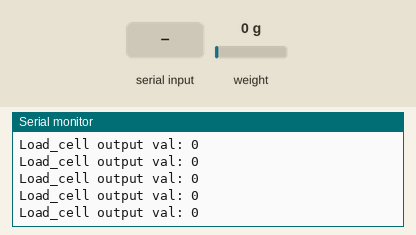
Recording of a sketch running on a simulated ESP8266 (NodeMCU). Parts: the last lines printed to the serial monitor. The inputs (shaded band) are chosen by the test bench; at power-on: weight on the scale 0 g. EEPROM starts erased.

Above: at 3.6 s.
3.7 s: "t" received over Serial
5.2 s: weight on the scale set to 100 g
At 5.22 s:
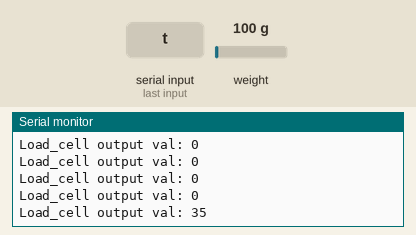
6.7 s: weight on the scale set to 1250 g
At 6.72 s:
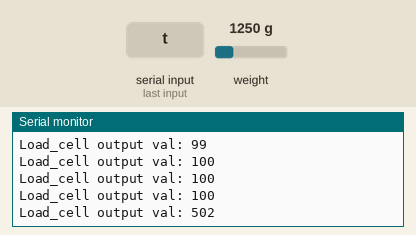
Timing chart, 0 to 9.7 s (numbered marks = the images above; inputs shaded):
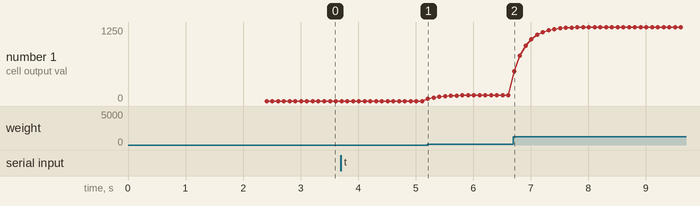

The sketch:

Read_1x_load_cell.ino
```cpp
#include <HX711_ADC.h>
#if defined(ESP8266)|| defined(ESP32) || defined(AVR)
#include <EEPROM.h>
#endif

const int HX711_dout = 4;
const int HX711_sck = 5;

HX711_ADC LoadCell(HX711_dout, HX711_sck);

const int calVal_eepromAdress = 0;
unsigned long t = 0;

void setup() {
  Serial.begin(115200); delay(10);
  Serial.println();
  Serial.println("Starting...");

  LoadCell.begin();
  //LoadCell.setReverseOutput();
  float calibrationValue;
  calibrationValue = 696.0; // uncomment this if you want to set the calibration value in the sketch
#if defined(ESP8266)|| defined(ESP32)
  //EEPROM.begin(512);
#endif
  EEPROM.get(calVal_eepromAdress, calibrationValue);

  unsigned long stabilizingtime = 2000; // preciscion right after power-up can be improved by adding a few seconds of stabilizing time
  boolean _tare = true; //set this to false if you don't want tare to be performed in the next step
  LoadCell.start(stabilizingtime, _tare);
  if (LoadCell.getTareTimeoutFlag()) {
    Serial.println("Timeout, check MCU>HX711 wiring and pin designations");
    while (1);
  }
  else {
    LoadCell.setCalFactor(calibrationValue); // set calibration value (float)
    Serial.println("Startup is complete");
  }
}

void loop() {
  static boolean newDataReady = 0;
  const int serialPrintInterval = 20;

  if (LoadCell.update()) newDataReady = true;

  if (newDataReady) {
    if (millis() > t + serialPrintInterval) {
      float rawValue = LoadCell.getData();
      static float displayedValue = 0;

      displayedValue += (rawValue - displayedValue) * 0.35;

       int roundedValue = round(displayedValue);

      Serial.print("Load_cell output val: ");
      Serial.println(roundedValue);

      newDataReady = 0;
      t = millis();
    }
  }

  if (Serial.available() > 0) {
    char inByte = Serial.read();
    if (inByte == 't') LoadCell.tareNoDelay();
  }

  if (LoadCell.getTareStatus() == true) {
    Serial.println("Tare complete");
  }
}
```

Measured:
- after the input at 5.2 s, the serial monitor: prints a new line at once (image 1)
- after the input at 6.7 s, the serial monitor: prints a new line at once (image 2)
- plotted number 1: 0 → 100 after the input at 5.2 s, 100 → 1250 after the input at 6.7 s
